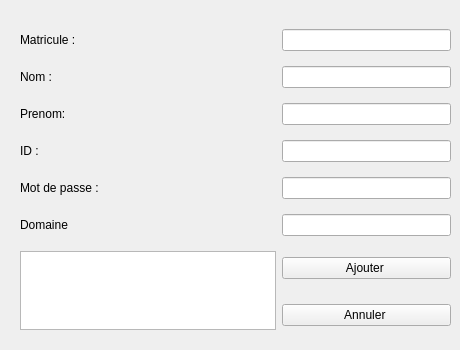
       <widget class="QWidget" name="tab_43">
        <attribute name="title">
         <string>Ajouter</string>
        </attribute>
        <widget class="QWidget" name="layoutWidget_22">
         <property name="geometry">
          <rect>
           <x>20</x>
           <y>20</y>
           <width>431</width>
           <height>321</height>
          </rect>
         </property>
         <layout class="QGridLayout" name="gridLayout_22">
          <item row="4" column="1">
           <widget class="QLineEdit" name="Mot_de_passe_5">
            <property name="styleSheet">
             <string notr="true"/>
            </property>
            <property name="echoMode">
             <enum>QLineEdit::Password</enum>
            </property>
           </widget>
          </item>
          <item row="3" column="0">
           <widget class="QLabel" name="label_116">
            <property name="text">
             <string>ID : </string>
            </property>
           </widget>
          </item>
          <item row="7" column="0" rowspan="2">
           <widget class="QTextEdit" name="Resultat_7">
            <property name="readOnly">
             <bool>true</bool>
            </property>
           </widget>
          </item>
          <item row="2" column="0">
           <widget class="QLabel" name="label_117">
            <property name="text">
             <string>Prenom: </string>
            </property>
           </widget>
          </item>
          <item row="1" column="1">
           <widget class="QLineEdit" name="Nom_5"/>
          </item>
          <item row="0" column="0">
           <widget class="QLabel" name="label_118">
            <property name="text">
             <string>Matricule :</string>
            </property>
           </widget>
          </item>
          <item row="1" column="0">
           <widget class="QLabel" name="label_119">
            <property name="text">
             <string>Nom : </string>
            </property>
           </widget>
          </item>
          <item row="0" column="1">
           <widget class="QLineEdit" name="Matricule_4"/>
          </item>
          <item row="3" column="1">
           <widget class="QLineEdit" name="Id_5"/>
          </item>
          <item row="8" column="1">
           <widget class="QPushButton" name="pushButton_49">
            <property name="text">
             <string>Annuler </string>
            </property>
           </widget>
          </item>
          <item row="2" column="1">
           <widget class="QLineEdit" name="Prenom_5"/>
          </item>
          <item row="4" column="0">
           <widget class="QLabel" name="label_120">
            <property name="text">
             <string>Mot de passe : </string>
            </property>
           </widget>
          </item>
          <item row="7" column="1">
           <widget class="QPushButton" name="pushButton_16">
            <property name="styleSheet">
             <string notr="true"/>
            </property>
            <property name="text">
             <string>Ajouter </string>
            </property>
           </widget>
          </item>
          <item row="5" column="0">
           <widget class="QLabel" name="label_121">
            <property name="text">
             <string>Domaine</string>
            </property>
           </widget>
          </item>
          <item row="5" column="1">
           <widget class="QLineEdit" name="domaine">
            <property name="styleSheet">
             <string notr="true"/>
            </property>
            <property name="echoMode">
             <enum>QLineEdit::Normal</enum>
            </property>
           </widget>
          </item>
         </layout>
        </widget>
       </widget>
